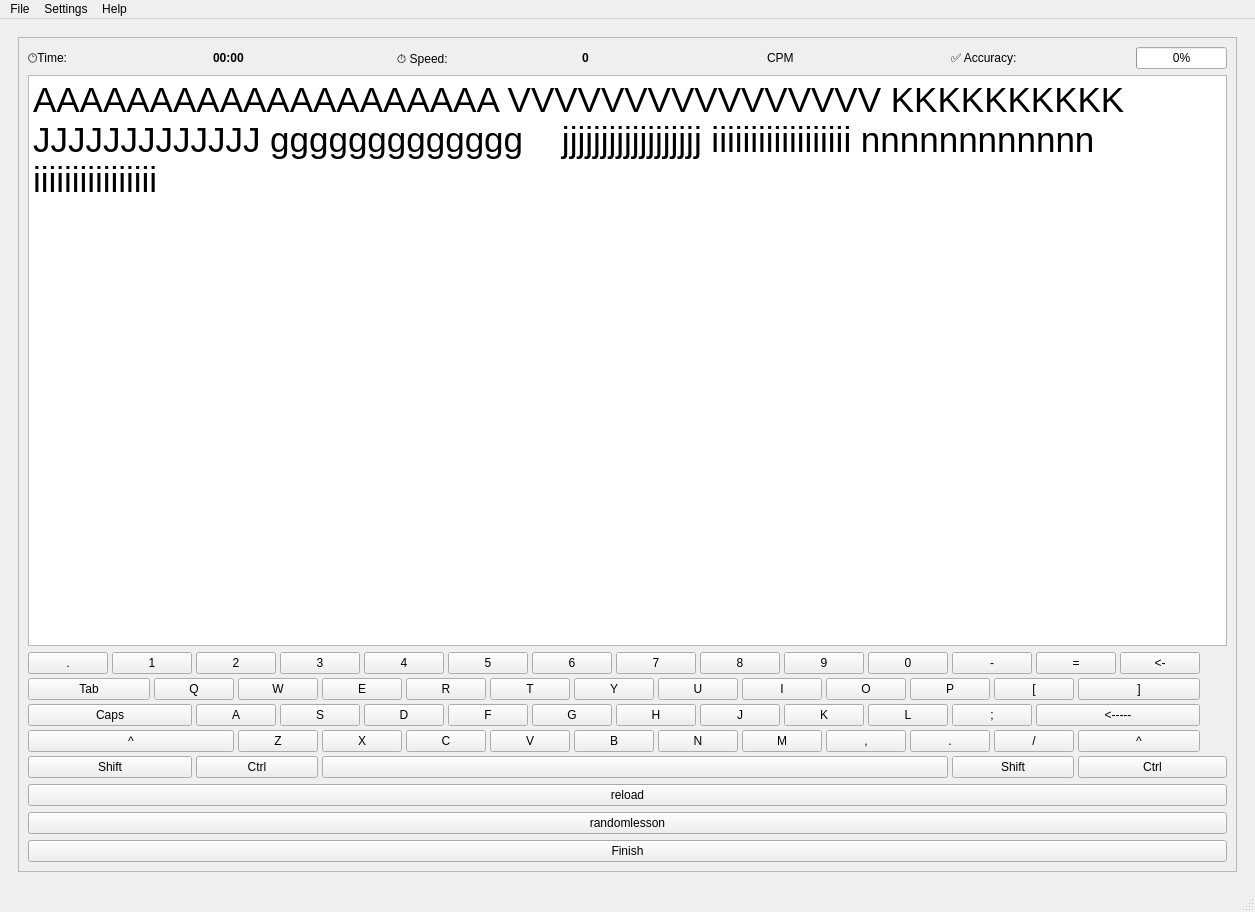
<?xml version="1.0" encoding="UTF-8"?>
<ui version="4.0">
 <class>MainWindow</class>
 <widget class="QMainWindow" name="MainWindow">
  <property name="enabled">
   <bool>true</bool>
  </property>
  <property name="geometry">
   <rect>
    <x>0</x>
    <y>0</y>
    <width>1255</width>
    <height>912</height>
   </rect>
  </property>
  <property name="sizePolicy">
   <sizepolicy hsizetype="Preferred" vsizetype="Fixed">
    <horstretch>0</horstretch>
    <verstretch>0</verstretch>
   </sizepolicy>
  </property>
  <property name="windowTitle">
   <string>MainWindow</string>
  </property>
  <widget class="QWidget" name="centralwidget">
   <layout class="QHBoxLayout" name="horizontalLayout_2">
    <item>
     <widget class="QStackedWidget" name="stackedWidget">
      <property name="currentIndex">
       <number>1</number>
      </property>
      <widget class="QWidget" name="pageStart">
       <layout class="QHBoxLayout" name="horizontalLayout_3">
        <item>
         <layout class="QVBoxLayout" name="verticalLayout">
          <property name="spacing">
           <number>52</number>
          </property>
          <property name="leftMargin">
           <number>24</number>
          </property>
          <property name="topMargin">
           <number>26</number>
          </property>
          <property name="bottomMargin">
           <number>72</number>
          </property>
          <item>
           <spacer name="verticalSpacer_2">
            <property name="orientation">
             <enum>Qt::Orientation::Vertical</enum>
            </property>
            <property name="sizeHint" stdset="0">
             <size>
              <width>20</width>
              <height>127</height>
             </size>
            </property>
           </spacer>
          </item>
          <item>
           <widget class="QLabel" name="labelSelectText">
            <property name="text">
             <string>Select a text for the typing exercise:</string>
            </property>
           </widget>
          </item>
          <item>
           <widget class="QComboBox" name="layoutStartMain">
            <property name="sizePolicy">
             <sizepolicy hsizetype="Preferred" vsizetype="Fixed">
              <horstretch>0</horstretch>
              <verstretch>72</verstretch>
             </sizepolicy>
            </property>
            <item>
             <property name="text">
              <string>Starter Text</string>
             </property>
            </item>
            <item>
             <property name="text">
              <string>Numbers and Symbols</string>
             </property>
            </item>
            <item>
             <property name="text">
              <string>Common Words Part 1</string>
             </property>
            </item>
            <item>
             <property name="text">
              <string>Common Words Part 2</string>
             </property>
            </item>
            <item>
             <property name="text">
              <string>Python Code Sample</string>
             </property>
            </item>
            <item>
             <property name="text">
              <string>Lorem Ipsum</string>
             </property>
            </item>
           </widget>
          </item>
          <item>
           <spacer name="verticalSpacer">
            <property name="orientation">
             <enum>Qt::Orientation::Vertical</enum>
            </property>
            <property name="sizeHint" stdset="0">
             <size>
              <width>20</width>
              <height>99</height>
             </size>
            </property>
           </spacer>
          </item>
          <item>
           <layout class="QHBoxLayout" name="horizontalLayout">
            <item>
             <widget class="QPushButton" name="startButton">
              <property name="sizePolicy">
               <sizepolicy hsizetype="Maximum" vsizetype="Expanding">
                <horstretch>7</horstretch>
                <verstretch>8</verstretch>
               </sizepolicy>
              </property>
              <property name="layoutDirection">
               <enum>Qt::LayoutDirection::LeftToRight</enum>
              </property>
              <property name="text">
               <string>Start Training</string>
              </property>
              <property name="iconSize">
               <size>
                <width>28</width>
                <height>29</height>
               </size>
              </property>
             </widget>
            </item>
           </layout>
          </item>
          <item>
           <spacer name="verticalSpacer_3">
            <property name="orientation">
             <enum>Qt::Orientation::Vertical</enum>
            </property>
            <property name="sizeHint" stdset="0">
             <size>
              <width>20</width>
              <height>40</height>
             </size>
            </property>
           </spacer>
          </item>
          <item>
           <spacer name="verticalSpacer_4">
            <property name="orientation">
             <enum>Qt::Orientation::Vertical</enum>
            </property>
            <property name="sizeHint" stdset="0">
             <size>
              <width>20</width>
              <height>40</height>
             </size>
            </property>
           </spacer>
          </item>
         </layout>
        </item>
       </layout>
      </widget>
      <widget class="QWidget" name="pageTraining">
       <layout class="QHBoxLayout" name="horizontalLayout_7">
        <item>
         <widget class="QFrame" name="frame">
          <property name="sizePolicy">
           <sizepolicy hsizetype="Minimum" vsizetype="Minimum">
            <horstretch>0</horstretch>
            <verstretch>0</verstretch>
           </sizepolicy>
          </property>
          <property name="minimumSize">
           <size>
            <width>22</width>
            <height>23</height>
           </size>
          </property>
          <property name="frameShape">
           <enum>QFrame::Shape::StyledPanel</enum>
          </property>
          <property name="frameShadow">
           <enum>QFrame::Shadow::Raised</enum>
          </property>
          <layout class="QVBoxLayout" name="verticalLayout_10">
           <item>
            <layout class="QHBoxLayout" name="horizontalLayout_4"/>
           </item>
           <item>
            <layout class="QHBoxLayout" name="horizontalLayout_6">
             <item>
              <widget class="QLabel" name="labelTimeText">
               <property name="text">
                <string>🕐Time:</string>
               </property>
              </widget>
             </item>
             <item>
              <widget class="QLabel" name="labelTimeDisplay">
               <property name="font">
                <font>
                 <bold>true</bold>
                </font>
               </property>
               <property name="text">
                <string>00:00</string>
               </property>
               <property name="scaledContents">
                <bool>false</bool>
               </property>
               <property name="wordWrap">
                <bool>false</bool>
               </property>
              </widget>
             </item>
             <item>
              <widget class="QLabel" name="labelSpeedText">
               <property name="text">
                <string>⏱️ Speed:</string>
               </property>
              </widget>
             </item>
             <item>
              <widget class="QLabel" name="labelAccuracyValue">
               <property name="font">
                <font>
                 <bold>true</bold>
                </font>
               </property>
               <property name="text">
                <string>0</string>
               </property>
              </widget>
             </item>
             <item>
              <widget class="QLabel" name="labelSpeedValue">
               <property name="text">
                <string>CPM</string>
               </property>
              </widget>
             </item>
             <item>
              <widget class="QLabel" name="labelAccuracyText">
               <property name="text">
                <string>✅ Accuracy:</string>
               </property>
              </widget>
             </item>
             <item>
              <widget class="QProgressBar" name="progressBar">
               <property name="sizePolicy">
                <sizepolicy hsizetype="Maximum" vsizetype="Fixed">
                 <horstretch>0</horstretch>
                 <verstretch>0</verstretch>
                </sizepolicy>
               </property>
               <property name="value">
                <number>0</number>
               </property>
              </widget>
             </item>
            </layout>
           </item>
           <item>
            <widget class="QTextEdit" name="textDisplayArea">
             <property name="html">
              <string>&lt;!DOCTYPE HTML PUBLIC &quot;-//W3C//DTD HTML 4.0//EN&quot; &quot;http://www.w3.org/TR/REC-html40/strict.dtd&quot;&gt;
&lt;html&gt;&lt;head&gt;&lt;meta name=&quot;qrichtext&quot; content=&quot;1&quot; /&gt;&lt;meta charset=&quot;utf-8&quot; /&gt;&lt;style type=&quot;text/css&quot;&gt;
p, li { white-space: pre-wrap; }
hr { height: 1px; border-width: 0; }
li.unchecked::marker { content: &quot;\2610&quot;; }
li.checked::marker { content: &quot;\2612&quot;; }
&lt;/style&gt;&lt;/head&gt;&lt;body style=&quot; font-family:'Segoe UI'; font-size:9pt; font-weight:400; font-style:normal;&quot;&gt;
&lt;p style=&quot; margin-top:0px; margin-bottom:0px; margin-left:0px; margin-right:0px; -qt-block-indent:0; text-indent:0px;&quot;&gt;&lt;span style=&quot; font-size:26pt;&quot;&gt;AAAAAAAAAAAAAAAAAAAA VVVVVVVVVVVVVVVV KKKKKKKKKK JJJJJJJJJJJJJ ggggggggggggg    jjjjjjjjjjjjjjjjjj iiiiiiiiiiiiiiiiii nnnnnnnnnnnn iiiiiiiiiiiiiiii&lt;/span&gt;&lt;/p&gt;&lt;/body&gt;&lt;/html&gt;</string>
             </property>
            </widget>
           </item>
           <item>
            <layout class="QGridLayout" name="gridLayout">
             <property name="spacing">
              <number>4</number>
             </property>
             <item row="2" column="15" colspan="2">
              <widget class="QPushButton" name="btnKeyJ">
               <property name="text">
                <string>J</string>
               </property>
              </widget>
             </item>
             <item row="4" column="3" colspan="3">
              <widget class="QPushButton" name="btnCtrlLeft">
               <property name="text">
                <string>Ctrl</string>
               </property>
              </widget>
             </item>
             <item row="4" column="0" colspan="3">
              <widget class="QPushButton" name="btnShiftLeft">
               <property name="text">
                <string>Shift</string>
               </property>
              </widget>
             </item>
             <item row="1" column="0" colspan="2">
              <widget class="QPushButton" name="btnKeyTab">
               <property name="text">
                <string>Tab</string>
               </property>
              </widget>
             </item>
             <item row="2" column="17" colspan="2">
              <widget class="QPushButton" name="btnKeyK">
               <property name="text">
                <string>K</string>
               </property>
              </widget>
             </item>
             <item row="1" column="2" colspan="2">
              <widget class="QPushButton" name="btnKeyQ">
               <property name="text">
                <string>Q</string>
               </property>
              </widget>
             </item>
             <item row="0" column="15" colspan="2">
              <widget class="QPushButton" name="btnKey8">
               <property name="text">
                <string>8</string>
               </property>
              </widget>
             </item>
             <item row="2" column="5" colspan="2">
              <widget class="QPushButton" name="btnKeyS">
               <property name="text">
                <string>S</string>
               </property>
              </widget>
             </item>
             <item row="2" column="0" colspan="3">
              <widget class="QPushButton" name="btnKeyCaps">
               <property name="text">
                <string>Caps</string>
               </property>
              </widget>
             </item>
             <item row="2" column="9" colspan="2">
              <widget class="QPushButton" name="btnKeyF">
               <property name="text">
                <string>F</string>
               </property>
              </widget>
             </item>
             <item row="3" column="20" colspan="2">
              <widget class="QPushButton" name="btnKeyP_2">
               <property name="text">
                <string>.</string>
               </property>
              </widget>
             </item>
             <item row="0" column="13" colspan="2">
              <widget class="QPushButton" name="btnKey7">
               <property name="text">
                <string>7</string>
               </property>
              </widget>
             </item>
             <item row="0" column="7" colspan="2">
              <widget class="QPushButton" name="btnKey4">
               <property name="text">
                <string>4</string>
               </property>
              </widget>
             </item>
             <item row="1" column="22" colspan="2">
              <widget class="QPushButton" name="btnKeyRightBracket">
               <property name="text">
                <string>[</string>
               </property>
              </widget>
             </item>
             <item row="0" column="3" colspan="2">
              <widget class="QPushButton" name="btnKey2">
               <property name="text">
                <string>2</string>
               </property>
              </widget>
             </item>
             <item row="2" column="13" colspan="2">
              <widget class="QPushButton" name="btnKeyH">
               <property name="text">
                <string>H</string>
               </property>
              </widget>
             </item>
             <item row="2" column="7" colspan="2">
              <widget class="QPushButton" name="btnKeyD">
               <property name="text">
                <string>D</string>
               </property>
              </widget>
             </item>
             <item row="0" column="9" colspan="2">
              <widget class="QPushButton" name="btnKey5">
               <property name="text">
                <string>5</string>
               </property>
              </widget>
             </item>
             <item row="0" column="11" colspan="2">
              <widget class="QPushButton" name="btnKey6">
               <property name="text">
                <string>6</string>
               </property>
              </widget>
             </item>
             <item row="0" column="0">
              <widget class="QPushButton" name="btnKeyPoint">
               <property name="text">
                <string>.</string>
               </property>
              </widget>
             </item>
             <item row="0" column="25">
              <widget class="QPushButton" name="btnBackspace">
               <property name="text">
                <string>&lt;-</string>
               </property>
              </widget>
             </item>
             <item row="3" column="6" colspan="2">
              <widget class="QPushButton" name="btnKeyX">
               <property name="text">
                <string>X</string>
               </property>
              </widget>
             </item>
             <item row="2" column="11" colspan="2">
              <widget class="QPushButton" name="btnKeyG">
               <property name="text">
                <string>G</string>
               </property>
              </widget>
             </item>
             <item row="1" column="16" colspan="2">
              <widget class="QPushButton" name="btnKeyI">
               <property name="text">
                <string>I</string>
               </property>
              </widget>
             </item>
             <item row="1" column="24" colspan="2">
              <widget class="QPushButton" name="btnKeyLeftBracket">
               <property name="text">
                <string>]</string>
               </property>
              </widget>
             </item>
             <item row="1" column="4" colspan="2">
              <widget class="QPushButton" name="btnKeyW">
               <property name="text">
                <string>W</string>
               </property>
               <property name="iconSize">
                <size>
                 <width>10</width>
                 <height>10</height>
                </size>
               </property>
               <property name="autoRepeatDelay">
                <number>283</number>
               </property>
              </widget>
             </item>
             <item row="1" column="10" colspan="2">
              <widget class="QPushButton" name="btnKeyT">
               <property name="text">
                <string>T</string>
               </property>
              </widget>
             </item>
             <item row="1" column="20" colspan="2">
              <widget class="QPushButton" name="btnKeyP">
               <property name="text">
                <string>P</string>
               </property>
              </widget>
             </item>
             <item row="4" column="21" colspan="3">
              <widget class="QPushButton" name="btnShiftRight">
               <property name="text">
                <string>Shift</string>
               </property>
              </widget>
             </item>
             <item row="3" column="4" colspan="2">
              <widget class="QPushButton" name="btnKeyZ">
               <property name="text">
                <string>Z</string>
               </property>
              </widget>
             </item>
             <item row="3" column="10" colspan="2">
              <widget class="QPushButton" name="btnKeyV">
               <property name="text">
                <string>V</string>
               </property>
              </widget>
             </item>
             <item row="0" column="23" colspan="2">
              <widget class="QPushButton" name="btnEqual">
               <property name="text">
                <string>=</string>
               </property>
              </widget>
             </item>
             <item row="0" column="19" colspan="2">
              <widget class="QPushButton" name="btnKey10">
               <property name="text">
                <string>0</string>
               </property>
              </widget>
             </item>
             <item row="1" column="14" colspan="2">
              <widget class="QPushButton" name="btnKeyU">
               <property name="text">
                <string>U</string>
               </property>
              </widget>
             </item>
             <item row="0" column="21" colspan="2">
              <widget class="QPushButton" name="btnMinus">
               <property name="text">
                <string>-</string>
               </property>
              </widget>
             </item>
             <item row="2" column="21" colspan="2">
              <widget class="QPushButton" name="btnKeySEMICOLON">
               <property name="text">
                <string>;</string>
               </property>
              </widget>
             </item>
             <item row="3" column="14" colspan="2">
              <widget class="QPushButton" name="btnKeyN">
               <property name="text">
                <string>N</string>
               </property>
              </widget>
             </item>
             <item row="1" column="12" colspan="2">
              <widget class="QPushButton" name="btnKeyY">
               <property name="text">
                <string>Y</string>
               </property>
              </widget>
             </item>
             <item row="4" column="24" colspan="3">
              <widget class="QPushButton" name="btnCtrlRight">
               <property name="text">
                <string>Ctrl</string>
               </property>
              </widget>
             </item>
             <item row="1" column="6" colspan="2">
              <widget class="QPushButton" name="btnKeyE">
               <property name="text">
                <string>E</string>
               </property>
              </widget>
             </item>
             <item row="3" column="18" colspan="2">
              <widget class="QPushButton" name="btnKeyCOMA">
               <property name="text">
                <string>,</string>
               </property>
              </widget>
             </item>
             <item row="2" column="19" colspan="2">
              <widget class="QPushButton" name="btnKeyL">
               <property name="text">
                <string>L</string>
               </property>
              </widget>
             </item>
             <item row="3" column="24" colspan="2">
              <widget class="QPushButton" name="btnCaretBottom">
               <property name="text">
                <string>^</string>
               </property>
              </widget>
             </item>
             <item row="3" column="8" colspan="2">
              <widget class="QPushButton" name="btnKeyC">
               <property name="text">
                <string>C</string>
               </property>
              </widget>
             </item>
             <item row="3" column="0" colspan="4">
              <widget class="QPushButton" name="btnCaretTop">
               <property name="sizePolicy">
                <sizepolicy hsizetype="Minimum" vsizetype="Minimum">
                 <horstretch>0</horstretch>
                 <verstretch>0</verstretch>
                </sizepolicy>
               </property>
               <property name="text">
                <string>^</string>
               </property>
              </widget>
             </item>
             <item row="3" column="16" colspan="2">
              <widget class="QPushButton" name="btnKeyM">
               <property name="text">
                <string>M</string>
               </property>
              </widget>
             </item>
             <item row="2" column="3" colspan="2">
              <widget class="QPushButton" name="btnKeyA">
               <property name="text">
                <string>A</string>
               </property>
              </widget>
             </item>
             <item row="0" column="17" colspan="2">
              <widget class="QPushButton" name="btnKey9">
               <property name="text">
                <string>9</string>
               </property>
              </widget>
             </item>
             <item row="1" column="8" colspan="2">
              <widget class="QPushButton" name="btnKeyR">
               <property name="text">
                <string>R</string>
               </property>
              </widget>
             </item>
             <item row="2" column="23" colspan="3">
              <widget class="QPushButton" name="btnBackspaceLong">
               <property name="text">
                <string>&lt;-----</string>
               </property>
              </widget>
             </item>
             <item row="0" column="5" colspan="2">
              <widget class="QPushButton" name="btnKey3">
               <property name="text">
                <string>3</string>
               </property>
              </widget>
             </item>
             <item row="1" column="18" colspan="2">
              <widget class="QPushButton" name="btnKeyO">
               <property name="text">
                <string>O</string>
               </property>
              </widget>
             </item>
             <item row="3" column="22" colspan="2">
              <widget class="QPushButton" name="btnSlash">
               <property name="text">
                <string>/</string>
               </property>
              </widget>
             </item>
             <item row="4" column="6" colspan="15">
              <widget class="QPushButton" name="btnEmptyExtra">
               <property name="text">
                <string/>
               </property>
              </widget>
             </item>
             <item row="3" column="12" colspan="2">
              <widget class="QPushButton" name="btnKeyB">
               <property name="text">
                <string>B</string>
               </property>
              </widget>
             </item>
             <item row="0" column="1" colspan="2">
              <widget class="QPushButton" name="btnKey1">
               <property name="text">
                <string>1</string>
               </property>
              </widget>
             </item>
            </layout>
           </item>
           <item>
            <widget class="QPushButton" name="reloadButton">
             <property name="text">
              <string>reload</string>
             </property>
            </widget>
           </item>
           <item>
            <widget class="QPushButton" name="randomButton">
             <property name="text">
              <string>randomlesson</string>
             </property>
            </widget>
           </item>
           <item>
            <widget class="QPushButton" name="finishButton">
             <property name="text">
              <string>Finish</string>
             </property>
            </widget>
           </item>
           <item>
            <layout class="QVBoxLayout" name="verticalLayout_9"/>
           </item>
          </layout>
         </widget>
        </item>
       </layout>
      </widget>
      <widget class="QWidget" name="pageResults">
       <widget class="QWidget" name="verticalLayoutWidget_2">
        <property name="geometry">
         <rect>
          <x>0</x>
          <y>0</y>
          <width>2</width>
          <height>2</height>
         </rect>
        </property>
        <layout class="QVBoxLayout" name="verticalLayout_2"/>
       </widget>
       <widget class="QWidget" name="verticalLayoutWidget_4">
        <property name="geometry">
         <rect>
          <x>40</x>
          <y>170</y>
          <width>786</width>
          <height>242</height>
         </rect>
        </property>
        <layout class="QVBoxLayout" name="verticalLayout_4">
         <item>
          <layout class="QHBoxLayout" name="horizontalLayout_5">
           <item>
            <layout class="QGridLayout" name="gridLayout_4">
             <item row="4" column="2">
              <layout class="QGridLayout" name="gridLayout_2"/>
             </item>
             <item row="1" column="2">
              <widget class="QLabel" name="labelSpeed">
               <property name="text">
                <string>⏱️Speed</string>
               </property>
              </widget>
             </item>
             <item row="0" column="0" colspan="5">
              <widget class="QLabel" name="labelSessionTitle">
               <property name="text">
                <string>Sesion Results</string>
               </property>
              </widget>
             </item>
             <item row="2" column="2">
              <widget class="QTextEdit" name="resultSpeed"/>
             </item>
             <item row="1" column="0">
              <widget class="QLabel" name="labelTime">
               <property name="text">
                <string>🕐Time</string>
               </property>
              </widget>
             </item>
             <item row="3" column="1">
              <spacer name="horizontalSpacer">
               <property name="orientation">
                <enum>Qt::Orientation::Horizontal</enum>
               </property>
               <property name="sizeHint" stdset="0">
                <size>
                 <width>40</width>
                 <height>20</height>
                </size>
               </property>
              </spacer>
             </item>
             <item row="1" column="4">
              <widget class="QLabel" name="labelAccuracy">
               <property name="sizePolicy">
                <sizepolicy hsizetype="Maximum" vsizetype="Maximum">
                 <horstretch>0</horstretch>
                 <verstretch>0</verstretch>
                </sizepolicy>
               </property>
               <property name="layoutDirection">
                <enum>Qt::LayoutDirection::LeftToRight</enum>
               </property>
               <property name="text">
                <string>✅Accuracy</string>
               </property>
              </widget>
             </item>
             <item row="3" column="2">
              <layout class="QHBoxLayout" name="horizontalLayout_8">
               <item>
                <widget class="QPushButton" name="returnButton">
                 <property name="text">
                  <string>Return to Main</string>
                 </property>
                </widget>
               </item>
              </layout>
             </item>
             <item row="2" column="4">
              <widget class="QTextEdit" name="resultAccuracy"/>
             </item>
             <item row="3" column="0">
              <widget class="QPushButton" name="restartButton">
               <property name="text">
                <string>Restart Training</string>
               </property>
              </widget>
             </item>
             <item row="2" column="3">
              <spacer name="verticalSpacer_5">
               <property name="orientation">
                <enum>Qt::Orientation::Vertical</enum>
               </property>
               <property name="sizeHint" stdset="0">
                <size>
                 <width>20</width>
                 <height>40</height>
                </size>
               </property>
              </spacer>
             </item>
             <item row="2" column="0">
              <widget class="QTextEdit" name="resultTime"/>
             </item>
            </layout>
           </item>
          </layout>
         </item>
        </layout>
       </widget>
      </widget>
     </widget>
    </item>
   </layout>
  </widget>
  <widget class="QMenuBar" name="menubar">
   <property name="geometry">
    <rect>
     <x>0</x>
     <y>0</y>
     <width>1255</width>
     <height>26</height>
    </rect>
   </property>
   <widget class="QMenu" name="menuFile">
    <property name="title">
     <string>File</string>
    </property>
    <addaction name="actionExit"/>
   </widget>
   <widget class="QMenu" name="menuSettings">
    <property name="title">
     <string>Settings</string>
    </property>
   </widget>
   <widget class="QMenu" name="menuHelp">
    <property name="title">
     <string>Help</string>
    </property>
    <addaction name="actionAbout"/>
   </widget>
   <addaction name="menuFile"/>
   <addaction name="menuSettings"/>
   <addaction name="menuHelp"/>
  </widget>
  <widget class="QStatusBar" name="statusbar"/>
  <action name="actionExit">
   <property name="icon">
    <iconset theme="QIcon::ThemeIcon::ApplicationExit"/>
   </property>
   <property name="text">
    <string>Exit</string>
   </property>
   <property name="menuRole">
    <enum>QAction::MenuRole::NoRole</enum>
   </property>
  </action>
  <action name="actionAbout">
   <property name="icon">
    <iconset theme="QIcon::ThemeIcon::HelpAbout"/>
   </property>
   <property name="text">
    <string>About</string>
   </property>
   <property name="menuRole">
    <enum>QAction::MenuRole::NoRole</enum>
   </property>
  </action>
 </widget>
 <resources/>
 <connections/>
</ui>
